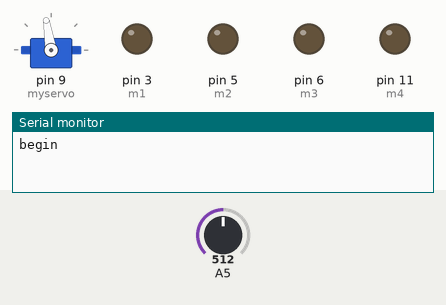
Recording of a sketch running on a simulated Arduino Uno, built with avr-gcc and run on an emulated ATmega328P. Shown: servo, output pins drawn as LEDs (lit = HIGH), the last lines printed to the serial monitor. The inputs (shaded band) are chosen by the test bench; at power-on: A5 = 512.

Above: at 1.2 s.
1.3 s: A5 set to 306
At 3.4 s:
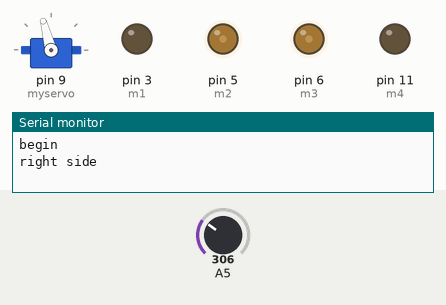
4.3 s: A5 set to 170
At 10.6 s:
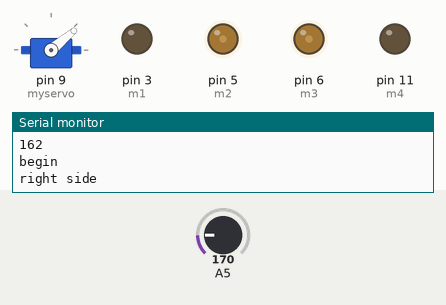
Timing chart, 0 to 16.3 s (numbered marks = the images above; inputs shaded):
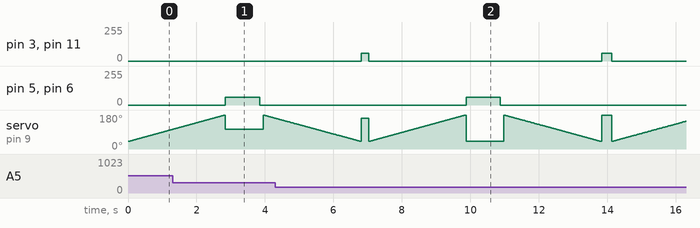

The sketch:

sketch_feb10a.ino
```cpp
#include <Servo.h>

long distance;
int m1=3,m2=5,m3=6,m4=11;
int sml=1000;
int save;
int sped=60;
int dly;
#include <Servo.h>
Servo myservo;
int j,ai,i=0;
int cnt=0;
int pos = 0;
int ang;
int photodiode=A5;
void setup()
{
   myservo.attach(9);

  pinMode(m1,OUTPUT);
  pinMode(m2,OUTPUT);
  pinMode(m3,OUTPUT);
  pinMode(m4,OUTPUT);
  Serial.begin(9600);


}

void loop()
{
  Serial.println("begin");
 myservo.write(pos);
 ai=analogRead(A5);
  for (pos =40; pos <= 180; pos +=1)
  {
    myservo.write(pos);


distance=analogRead(A5);
distance=distance-ai;

  delay(20);

   if(distance<sml)
   {
    sml=distance;
    save = pos;
   // Serial.println("save update");
   }

}
myservo.write(save);
delayMicroseconds(10);
//Serial.println(save);


if(sml<50)
adj();
Serial.println("uj");
delay(100);


sml=1000;

 ai=analogRead(A5);
  for (pos =180; pos >= 40; pos -=1)
  {
    myservo.write(pos);

      distance=analogRead(A5);
  distance=distance-ai;
  Serial.println(distance);
  delay(20);
   if(distance<sml)
   {
    sml=distance;
    save = pos;
    //Serial.println("save update");
   }

}
delayMicroseconds(10);
myservo.write(save);
//Serial.println(save);


//myservo.write(60);
//delay(1000);
if(sml<50)
adj();


sml=1000;
}
void adj()
{
  if(save<=120)
  {
    ang = 120 - save;
  Serial.println("right side");
  digitalWrite(m1,LOW);
  analogWrite(m2,sped);
  analogWrite(m3,sped);
  digitalWrite(m4,LOW);
  delay(1000);
if(sml<10)
{
  analogWrite(m1,LOW);
  analogWrite(m2,LOW);
  analogWrite(m3,LOW);
  digitalWrite(m4,LOW);


  }
  else if( sml>=10)
{
for(i=0;i>0;i++)
{
  analogWrite(m1,sped);
  analogWrite(m2,LOW);
  analogWrite(m3,sped);
  digitalWrite(m4,LOW);
if(sml==10)
break;
}
}
digitalWrite(m1,LOW);
  analogWrite(m2,LOW);
  analogWrite(m3,LOW);
  digitalWrite(m4,LOW);
 }

  else
  {
    ang = save - 120;
     // Serial.println("right side");
  analogWrite(m1,sped);
  analogWrite(m2,0);
  analogWrite(m3,0);
  analogWrite(m4,sped);

  for(i=0;i<ang;i++)
  {
    delay(5);
    //Serial.println(distance);
  }


if(sml>=10)
{

for(i=0;i>0;i++)
{
  analogWrite(m1,sped);
  analogWrite(m2,LOW);
  analogWrite(m3,sped);
  digitalWrite(m4,LOW);


  if(sml==10)

break;

}}
digitalWrite(m1,LOW);
  analogWrite(m2,LOW);
  analogWrite(m3,LOW);
  digitalWrite(m4,LOW);

Serial.println(save);
}
}
```
